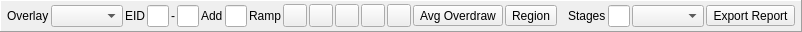
  <widget class="QFrame" name="overlayToolbar">
   <property name="geometry">
    <rect>
     <x>530</x>
     <y>40</y>
     <width>129</width>
     <height>32</height>
    </rect>
   </property>
   <property name="minimumSize">
    <size>
     <width>0</width>
     <height>32</height>
    </size>
   </property>
   <property name="frameShape">
    <enum>QFrame::Panel</enum>
   </property>
   <property name="frameShadow">
    <enum>QFrame::Raised</enum>
   </property>
   <layout class="QHBoxLayout" name="horizontalLayout_8">
    <property name="spacing">
     <number>2</number>
    </property>
    <property name="leftMargin">
     <number>6</number>
    </property>
    <property name="topMargin">
     <number>2</number>
    </property>
    <property name="rightMargin">
     <number>6</number>
    </property>
    <property name="bottomMargin">
     <number>2</number>
    </property>
    <item>
     <widget class="QLabel" name="overlayLabel">
      <property name="text">
       <string>Overlay</string>
      </property>
     </widget>
    </item>
    <item>
     <widget class="QComboBox" name="overlay">
      <property name="maxVisibleItems">
       <number>20</number>
      </property>
     </widget>
    </item>
    <item>
     <widget class="QLabel" name="eidRangeLabel">
      <property name="text">
       <string>EID</string>
      </property>
     </widget>
    </item>
    <item>
     <widget class="QLineEdit" name="eidRangeStart">
      <property name="maximumSize">
       <size>
        <width>70</width>
        <height>16777215</height>
       </size>
      </property>
      <property name="toolTip">
       <string>First event ID (inclusive) to accumulate for Quad Overdraw (Frame). Leave blank for the start of the frame.</string>
      </property>
     </widget>
    </item>
    <item>
     <widget class="QLabel" name="eidRangeDash">
      <property name="text">
       <string>-</string>
      </property>
     </widget>
    </item>
    <item>
     <widget class="QLineEdit" name="eidRangeEnd">
      <property name="maximumSize">
       <size>
        <width>70</width>
        <height>16777215</height>
       </size>
      </property>
      <property name="toolTip">
       <string>Last event ID (inclusive) to accumulate for Quad Overdraw (Frame). Leave blank for the whole frame.</string>
      </property>
     </widget>
    </item>
    <item>
     <widget class="QLabel" name="overdrawScaleLabel">
      <property name="text">
       <string>Add</string>
      </property>
     </widget>
    </item>
    <item>
     <widget class="QLineEdit" name="overdrawScale">
      <property name="maximumSize">
       <size>
        <width>70</width>
        <height>16777215</height>
       </size>
      </property>
      <property name="toolTip">
       <string>Additive weight per overdraw for Quad Overdraw (Frame). Grayscale = saturate(overdraw * Add). Default 0.015.</string>
      </property>
     </widget>
    </item>
    <item>
     <widget class="QLabel" name="overdrawRampLabel">
      <property name="text">
       <string>Ramp</string>
      </property>
     </widget>
    </item>
    <item>
     <widget class="QToolButton" name="rampColor0">
      <property name="toolTip">
       <string>Colour ramp stop at 0% (lowest overdraw) for Quad Overdraw (Frame).</string>
      </property>
     </widget>
    </item>
    <item>
     <widget class="QToolButton" name="rampColor1">
      <property name="toolTip">
       <string>Colour ramp stop at 25% for Quad Overdraw (Frame).</string>
      </property>
     </widget>
    </item>
    <item>
     <widget class="QToolButton" name="rampColor2">
      <property name="toolTip">
       <string>Colour ramp stop at 50% for Quad Overdraw (Frame).</string>
      </property>
     </widget>
    </item>
    <item>
     <widget class="QToolButton" name="rampColor3">
      <property name="toolTip">
       <string>Colour ramp stop at 75% for Quad Overdraw (Frame).</string>
      </property>
     </widget>
    </item>
    <item>
     <widget class="QToolButton" name="rampColor4">
      <property name="toolTip">
       <string>Colour ramp stop at 100% (highest overdraw) for Quad Overdraw (Frame).</string>
      </property>
     </widget>
    </item>
    <item>
     <widget class="QToolButton" name="avgOverdrawBtn">
      <property name="text">
       <string>Avg Overdraw</string>
      </property>
      <property name="toolTip">
       <string>Compute the average overdraw over the frame: sum of per-pixel overdraw counts divided by the pixel count.</string>
      </property>
     </widget>
    </item>
    <item>
     <widget class="QToolButton" name="selectRegionBtn">
      <property name="checkable">
       <bool>true</bool>
      </property>
      <property name="text">
       <string>Region</string>
      </property>
      <property name="toolTip">
       <string>Restrict overdraw statistics to a rectangular region. Click, then drag a rectangle on the image (like a screenshot tool). Drag a tiny box to reset to the whole image. Default is the whole image.</string>
      </property>
     </widget>
    </item>
    <item>
     <widget class="QLabel" name="avgOverdrawLabel">
      <property name="text">
       <string/>
      </property>
     </widget>
    </item>
    <item>
     <widget class="QLabel" name="overdrawStagesLabel">
      <property name="text">
       <string>Stages</string>
      </property>
     </widget>
    </item>
    <item>
     <widget class="QLineEdit" name="overdrawStages">
      <property name="maximumSize">
       <size>
        <width>44</width>
        <height>16777215</height>
       </size>
      </property>
      <property name="toolTip">
       <string>Number of stages the EID range is split into for the exported report (default 5). Each stage exports its own overdraw and output image plus min/max/avg overdraw.</string>
      </property>
     </widget>
    </item>
    <item>
     <widget class="QComboBox" name="reportLang">
      <property name="toolTip">
       <string>Language for the exported report.</string>
      </property>
     </widget>
    </item>
    <item>
     <widget class="QToolButton" name="overdrawReportBtn">
      <property name="text">
       <string>Export Report</string>
      </property>
      <property name="toolTip">
       <string>Generate an HTML report for the EID range: drawcall count, min/max/average overdraw, unique textures (with sizes and usage counts), unique pixel shaders (with complexity), and per-stage overdraw/output images. May take a while for large ranges.</string>
      </property>
     </widget>
    </item>
   </layout>
  </widget>
